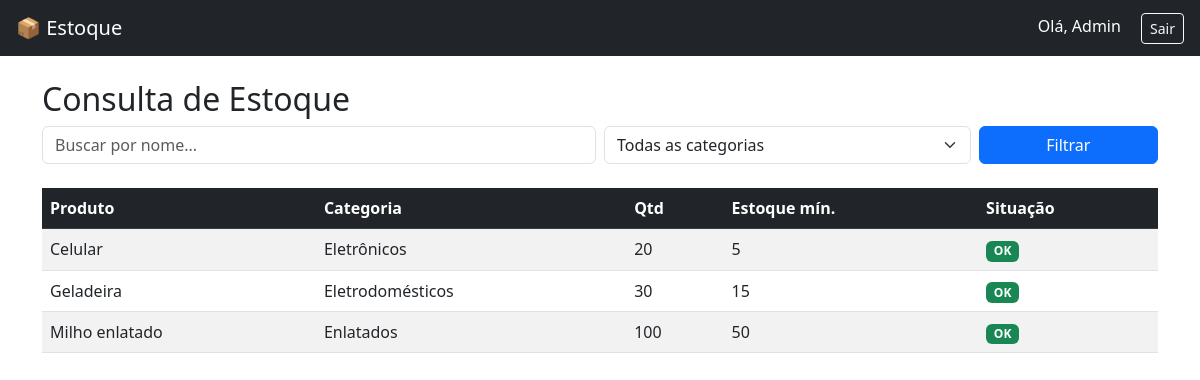
Screenshot of /consulta (signed in) with the database file from the repository.
### models.py (models this page shows)
class Usuario(db.Model, UserMixin):
    id = db.Column(db.Integer, primary_key=True)
    nome = db.Column(db.String(100), nullable=False)
    email = db.Column(db.String(100), unique=True, nullable=False)
    senha = db.Column(db.String(200), nullable=False)
    tipo = db.Column(db.String(20), default='operador')

class Produto(db.Model):
    id = db.Column(db.Integer, primary_key=True)
    nome = db.Column(db.String(100), nullable=False)
    categoria_id = db.Column(db.Integer, db.ForeignKey('categoria.id'))
    quantidade = db.Column(db.Integer, default=0)
    preco = db.Column(db.Float, default=0.0)
    estoque_minimo = db.Column(db.Integer, default=0)
    criado_em = db.Column(db.DateTime, server_default=db.func.now())
    atualizado_em = db.Column(db.DateTime, server_default=db.func.now(), onupdate=db.func.now())
    categoria = db.relationship('Categoria', backref='produtos')

class Categoria(db.Model):
    id = db.Column(db.Integer, primary_key=True)
    nome = db.Column(db.String(100), nullable=False)

### app.py (the view)
@app.route('/consulta')
@login_required
def consulta():
    busca = request.args.get('busca', '').strip()
    cat_id = request.args.get('categoria_id', '')
    query = Produto.query
    if busca:
        query = query.filter(Produto.nome.ilike(f'%{busca}%'))
    if cat_id:
        query = query.filter(Produto.categoria_id == int(cat_id))
    lista = query.order_by(Produto.nome).all()
    cats = Categoria.query.order_by(Categoria.nome).all()
    return render_template('consulta.html', produtos=lista, categorias=cats, busca=busca, cat_id=cat_id)

### app.py (called while the page is built)
@login_manager.user_loader
def load_user(user_id):
    return Usuario.query.get(int(user_id))

### templates/consulta.html (shortened to what this page needs)
{% extends 'base.html' %}
{% block content %}
<h2>Consulta de Estoque</h2>
<form method="GET" class="row g-2 mb-4">
    <div class="col-md-6">
        <input type="text" name="busca" class="form-control" placeholder="Buscar por nome..." value="{{ busca }}">
    </div>
    <div class="col-md-4">
        <select name="categoria_id" class="form-select">
            <option value="">Todas as categorias</option>
        </select>
    </div>
    <div class="col-md-2">
        <button class="btn btn-primary w-100">Filtrar</button>
    </div>
</form>
<table class="table table-striped">
    <thead class="table-dark">
        <tr>
            <th>Produto</th>
            <th>Categoria</th>
            <th>Qtd</th>
            <th>Estoque mín.</th>
            <th>Situação</th>
        </tr>
    </thead>
    <tbody>
        {% for p in produtos %}
        <tr class="{% if p.quantidade <= p.estoque_minimo %}table-danger{% endif %}">
            <td>{{ p.nome }}</td>
            <td>{{ p.categoria.nome if p.categoria else '-' }}</td>
            <td>{{ p.quantidade }}</td>
            <td>{{ p.estoque_minimo }}</td>
            <td>
                {% if p.quantidade <= p.estoque_minimo %}
                    <span class="badge bg-danger">Baixo</span>
                {% else %}
                    <span class="badge bg-success">OK</span>
                {% endif %}
            </td>
        </tr>
        {% else %}
        <tr><td colspan="5" class="text-center">Nenhum produto encontrado.</td></tr>
        {% endfor %}
    </tbody>
</table>
{% endblock %}

### templates/base.html (shortened to what this page needs)
<!DOCTYPE html>
<html lang="pt-br">
<head>
    <link href="https://cdn.jsdelivr.net/npm/bootstrap@5.3.0/dist/css/bootstrap.min.css" rel="stylesheet">
</head>
<body>
<nav class="navbar navbar-expand-lg navbar-dark bg-dark px-3">
    <a class="navbar-brand" href="/">📦 Estoque</a>
    {% if current_user.is_authenticated %}
    <div class="ms-auto">
        <span class="text-white me-3">Olá, {{ current_user.nome }}</span>
        <a class="btn btn-outline-light btn-sm" href="{{ url_for('logout') }}">Sair</a>
    </div>
    {% endif %}
</nav>
<div class="container mt-4">
    {% block content %}{% endblock %}
</div>
</body>
</html>

### rows the page displays
Usuario: nome "Admin"
Produto: nome "Celular", categoria "Eletrônicos", quantidade "20", estoque_minimo "5", shows "OK"
Produto: nome "Geladeira", categoria "Eletrodomésticos", quantidade "30", estoque_minimo "15", shows "OK"
Produto: nome "Milho enlatado", categoria "Enlatados", quantidade "100", estoque_minimo "50", shows "OK"
